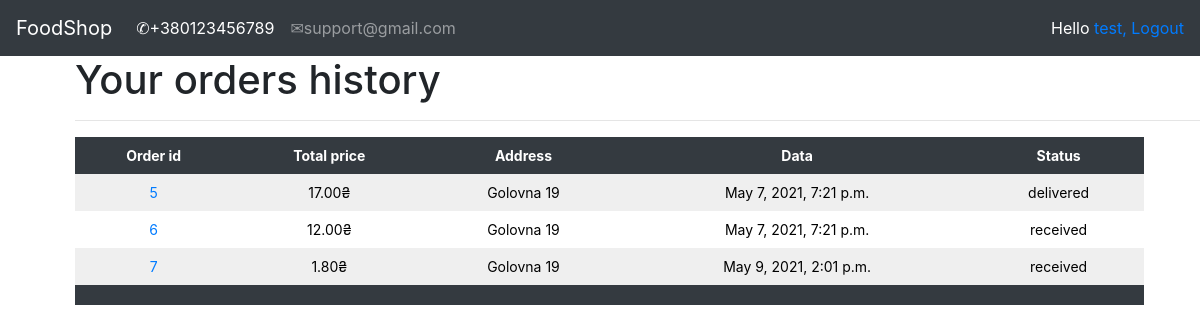
The page /account/orders_history/ (signed in) on the database its author committed.
### orders/models.py (models this page shows, shortened)
class Order(models.Model):
    username = models.CharField(max_length=100)
    first_name = models.CharField(max_length=100)
    last_name = models.CharField(max_length=100)
    email = models.EmailField(max_length=50)
    address = models.CharField(max_length=100)
    telephone = models.CharField(max_length=12)
    created = models.DateTimeField(auto_now_add=True)
    updated = models.DateTimeField(auto_now=True)
    paid = models.BooleanField(default=False)
    note = models.CharField(max_length=150, null=True, blank=True)
    courier = models.ForeignKey(Courier, on_delete=models.CASCADE, null=True, blank=True)
    status = models.CharField(max_length=20, choices=STATUS_CHOICES, default='received')
    promocode = models.ForeignKey(Promocode, related_name="orders", null=True, blank=True, on_delete=models.SET_NULL)
    discount = models.IntegerField(default=0, validators=[MinValueValidator(0), MaxValueValidator(100)])
    class Meta:
        ordering = ('-created',)
        default_related_name = "orders"
    def get_total_price(self):
        total_price = sum(item.get_cost() for item in self.items.all())
        return total_price - total_price * (self.discount / Decimal("100"))

class OrderItem(models.Model):
    order = models.ForeignKey(Order, related_name='items', on_delete=models.CASCADE)
    product = models.ForeignKey(Product, related_name='order_item', on_delete=models.CASCADE)
    price = models.DecimalField(max_digits=10, decimal_places=2)
    quantity = models.PositiveIntegerField(default=1)
    def get_cost(self):
        return self.price * self.quantity

### account/views.py (the view)
# urls.py: path('orders_history/', views.ordersHistory, name='orders_history'),
@login_required
def ordersHistory(request):
    orderhistory = Order.objects.filter(username=request.user).order_by('id')
    orderitem = OrderItem.objects.filter(order__in=orderhistory)
    return render(request, 'registration/order_history.html', {"orderhistory": orderhistory, "orderitem": orderitem})

### orderlist/context_processors.py (called while the page is built)
def orderlist(request):
    return {'orderlist': OrderList(request)}

### templates/registration/order_history.html (shortened to what this page needs)
{% extends 'registration/base.html' %}
{% load static %}
{% block context %}
<div style="margin-left: 75px">
    <h1>Your orders history </h1>
    <hr>
    {% if orderhistory %}
    <table class="order-history" style="width: 95%;">
        <thead>
            <tr>
                <th>Order id</th>
                <th>Total price</th>
                <th>Address</th>
                <th>Data</th>
                <th>Status</th>
            </tr>
        </thead>
        <tbody>
            {% for order in orderhistory %}
            <tr>
                <td><a href="{% url 'order_detail' order.id %}">{{ order.id }}</a></td>
                <td>{{ order.get_total_price|floatformat:'2' }}₴</td>
                <td>{{ order.address }}</td>
                <td>{{ order.created }}</td>
                <td>{{ order.status }}
                </td>
            </tr>
            {% endfor %}
            <tr class="total-sum">
                <td colspan="5"></td>
            </tr>
        </tbody>
    </table>
    {% else %}
<p style="font-style:oblique; font-size: 400%">Sorry, but you haven't made any orders yet.</p>
{% endif %}
</div>
{% endblock %}

### templates/registration/base.html (shortened to what this page needs)
{% load static %}
<html lang="en">
<head>
    <link rel="stylesheet" href="https://maxcdn.bootstrapcdn.com/bootstrap/4.0.0/css/bootstrap.min.css">
    <link rel="stylesheet" type="text/css" href="{% static 'css/style.css' %}">
</head>
<body>
<nav class="navbar navbar-expand-lg navbar-dark bg-dark">
  <a class="navbar-brand" href="{% url 'product_list' %}">FoodShop</a>
  <div class="collapse navbar-collapse" id="navbarSupportedContent">
    <ul class="navbar-nav mr-auto">
      <li class="nav-item active">
        <a class="nav-link" href="#">&#9990;+380123456789<span class="sr-only">(current)</span></a>
      </li>
      <li class="nav-item">
        <a class="nav-link" href="#">&#9993;support@gmail.com</a>
      </li>
    </ul>
      <span class="user">
        {% if request.user.is_authenticated %}
          Hello <a href="{% url 'edit' %}">{{ request.user.username }},</a>
          <a href="{% url 'logout' %}">Logout</a>
        {% else %}
            <a href="{% url 'login' %}">Log-in</a>
        {% endif %}
    </span>
  </div>
</nav>
{% block context %}
{% endblock context %}
{% load static %}
</body>
</html>

### static/css/style.css (style rules this page uses)
html { overflow-x: hidden; }
.user { color:white; }
table { width:100%; border-spacing:0; border-collapse: collapse; }
table th, table td { text-align:left; font-size:14px; padding:10px; margin:0; color:black; }
.total-sum td { color:white; }
tbody tr:nth-child(odd) { background:#efefef; }
thead th, tbody tr.total-sum { background:#343a40; color:white; font-weight:bold; }
table.order-history td { text-align: center; }
table.order-history th { text-align: center; }

### rows shown on the page
Order: id "5", get_total_price "17.00", address "Golovna 19", created "May 7, 2021, 7:21 p.m.", status "delivered"
Order: id "6", get_total_price "12.00", address "Golovna 19", created "May 7, 2021, 7:21 p.m.", status "received"
Order: id "7", get_total_price "1.80", address "Golovna 19", created "May 9, 2021, 2:01 p.m.", status "received"

### other values the page prints
{{ request.user.username }} "test"
